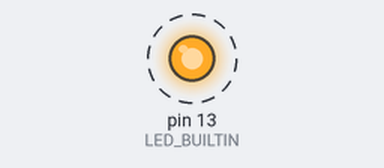
Simulated run of this sketch. Board: Arduino Uno, built with avr-gcc and run on an emulated ATmega328P. On the bench: output pins drawn as LEDs (lit = HIGH). Dashed ring = blinking. What the sketch prints to the serial monitor is not drawn.

Above: at 0.2 s.
Timing chart, 0 to 3.0 s (numbered marks = the images above):
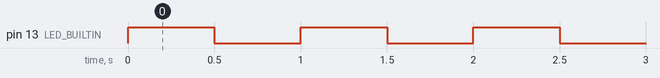

The sketch:

blink.ino
```cpp
// Pico 2 W blink (BT113, the Pico W's sketch): the onboard LED sits on the CYW43439 WiFi chip's WL_GPIO0, so
// digitalWrite(LED_BUILTIN) goes through the chip's driver (cyw43_gpio_set). It toggles every
// 500 ms, printing "led 1" / "led 0" on Serial (USB) each time.
void setup() {
  Serial.begin(115200);
  pinMode(LED_BUILTIN, OUTPUT);
}

void loop() {
  digitalWrite(LED_BUILTIN, HIGH);
  Serial.println("led 1");
  delay(500);
  digitalWrite(LED_BUILTIN, LOW);
  Serial.println("led 0");
  delay(500);
}
```

Measured:
- by itself, pin 13 (LED_BUILTIN): alternates HIGH for 0.50 s and LOW for 0.50 s
